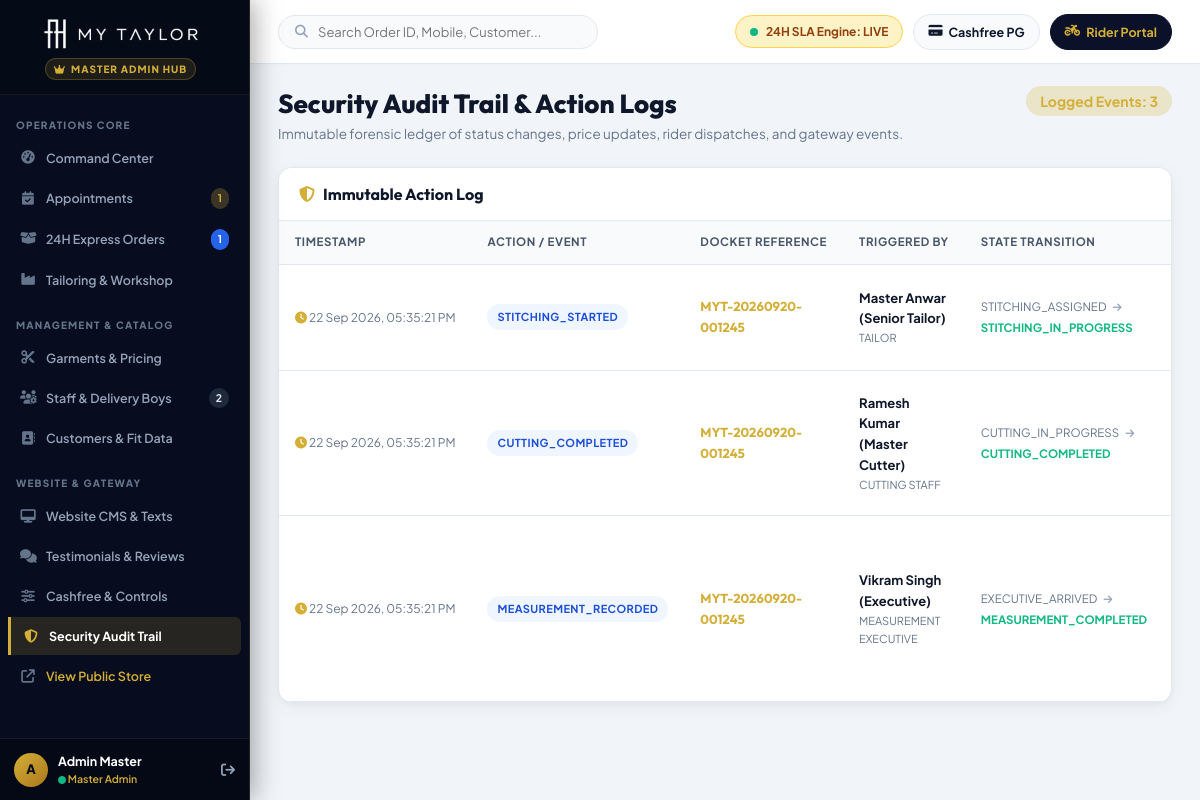
Screenshot of /admin/audit-logs.php with the database file from the repository.
### tables this page shows
CREATE TABLE IF NOT EXISTS `users` (
  `id` INT AUTO_INCREMENT PRIMARY KEY,
  `name` VARCHAR(120) NOT NULL,
  `email` VARCHAR(150) NOT NULL UNIQUE,
  `mobile` VARCHAR(20) NOT NULL UNIQUE,
  `password_hash` VARCHAR(255) NOT NULL,
  `role` ENUM('customer', 'measurement_executive', 'cutting_staff', 'tailor', 'qc_staff', 'packing_staff', 'delivery_executive', 'admin') NOT NULL DEFAULT 'customer',
  `status` ENUM('active', 'inactive', 'suspended') DEFAULT 'active',
  `gender` ENUM('male', 'female', 'other') DEFAULT NULL,
  `profile_image` VARCHAR(255) DEFAULT NULL,
  `created_at` TIMESTAMP DEFAULT CURRENT_TIMESTAMP,
  `updated_at` TIMESTAMP DEFAULT CURRENT_TIMESTAMP ON UPDATE CURRENT_TIMESTAMP
);

CREATE TABLE IF NOT EXISTS `audit_logs` (
  `id` INT AUTO_INCREMENT PRIMARY KEY,
  `order_id` INT DEFAULT NULL,
  `appointment_id` INT DEFAULT NULL,
  `user_id` INT DEFAULT NULL,
  `action` VARCHAR(100) NOT NULL,
  `previous_state` VARCHAR(100) DEFAULT NULL,
  `new_state` VARCHAR(100) DEFAULT NULL,
  `description` TEXT,
  `ip_address` VARCHAR(50) DEFAULT NULL,
  `created_at` TIMESTAMP DEFAULT CURRENT_TIMESTAMP
);

CREATE TABLE IF NOT EXISTS `orders` (
  `id` INT AUTO_INCREMENT PRIMARY KEY,
  `booking_id` VARCHAR(50) NOT NULL UNIQUE,  
  `customer_id` INT NOT NULL,
  `appointment_id` INT DEFAULT NULL,
  `measurement_id` INT DEFAULT NULL,
  `service_id` INT NOT NULL,
  `fabric_source` ENUM('CUSTOMER_PROVIDED', 'MY_TAYLOR_FABRIC') DEFAULT 'MY_TAYLOR_FABRIC',
  `fabric_id` INT DEFAULT NULL,
  `delivery_address_id` INT NOT NULL,
  `priority` ENUM('NORMAL', 'EXPRESS', 'URGENT') DEFAULT 'EXPRESS',
  `is_24h_delivery` TINYINT(1) DEFAULT 1,
  `tailoring_charge` DECIMAL(10, 2) NOT NULL DEFAULT 599.00,
  `fabric_charge` DECIMAL(10, 2) NOT NULL DEFAULT 0.00,
  `measurement_fee` DECIMAL(10, 2) NOT NULL DEFAULT 99.00,
  `express_fee` DECIMAL(10, 2) NOT NULL DEFAULT 199.00,
  `customization_fee` DECIMAL(10, 2) NOT NULL DEFAULT 0.00,
  `discount_amount` DECIMAL(10, 2) NOT NULL DEFAULT 0.00,
  `total_amount` DECIMAL(10, 2) NOT NULL DEFAULT 897.00,
  `payment_method` ENUM('UPI', 'CARD', 'NET_BANKING', 'COD') DEFAULT 'UPI',
  `payment_status` ENUM('PENDING', 'PAID', 'FAILED', 'REFUND_PENDING', 'REFUNDED') DEFAULT 'PAID',
  `order_status` ENUM(
    'ORDER_CREATED',
    'MEASUREMENT_COMPLETED',
    'ORDER_CONFIRMED',
    'FABRIC_READY',
    'CUTTING_ASSIGNED',
    'CUTTING_IN_PROGRESS',
    'CUTTING_COMPLETED',
    'STITCHING_ASSIGNED',
    'STITCHING_IN_PROGRESS',
    'STITCHING_COMPLETED',
    'FINISHING',
    'QUALITY_CHECK',
    'QC_PASSED',
    'PACKING',
    'READY_FOR_DISPATCH',
    'DELIVERY_ASSIGNED',
    'OUT_FOR_DELIVERY',
    'DELIVERED',
    'REWORK',
    'ON_HOLD',
    'CANCELLED'
  ) NOT NULL DEFAULT 'ORDER_CONFIRMED',
  `sla_start_time` DATETIME DEFAULT NULL,
  `sla_deadline` DATETIME DEFAULT NULL,
  `delivered_at` DATETIME DEFAULT NULL,
  `assigned_cutting_id` INT DEFAULT NULL,
  `assigned_tailor_id` INT DEFAULT NULL,
  `assigned_qc_id` INT DEFAULT NULL,
  `assigned_packing_id` INT DEFAULT NULL,
  `assigned_delivery_id` INT DEFAULT NULL,
  `cancellation_reason` VARCHAR(255) DEFAULT NULL,
  `special_instructions` TEXT DEFAULT NULL,
  `created_at` TIMESTAMP DEFAULT CURRENT_TIMESTAMP,
  `updated_at` TIMESTAMP DEFAULT CURRENT_TIMESTAMP ON UPDATE CURRENT_TIMESTAMP,
  FOREIGN KEY (`customer_id`) REFERENCES `users`(`id`) ON DELETE RESTRICT
);

### includes/auth.php (called while the page is built, shortened)
<?php
require_once __DIR__ . '/../config/config.php';
function getCurrentUser() {
    if (isset($_SESSION['myt_user_id'])) {
        return [
            'id'     => $_SESSION['myt_user_id'],
            'name'   => $_SESSION['myt_user_name'] ?? 'User',
            'email'  => $_SESSION['myt_user_email'] ?? '',
            'mobile' => $_SESSION['myt_user_mobile'] ?? '',
            'role'   => $_SESSION['myt_user_role'] ?? 'customer'
        ];
    }
    return null;
}

### config/config.php (called while the page is built, shortened)
<?php
function e($str) {
    return htmlspecialchars((string)$str, ENT_QUOTES, 'UTF-8');
}

### admin/audit-logs.php (the view, shortened to what this page needs)
<?php
require_once __DIR__ . '/includes/admin_header.php';
$logs = $pdo->query("
  SELECT l.*, u.name as user_name, u.role as user_role, o.booking_id
  FROM `audit_logs` l
  LEFT JOIN `users` u ON l.user_id = u.id
  LEFT JOIN `orders` o ON l.order_id = o.id
  ORDER BY l.id DESC LIMIT 100
")->fetchAll();
?>
<div class="admin-header-row">
  <div class="admin-title-area">
    <h1>Security Audit Trail & Action Logs</h1>
    <p>Immutable forensic ledger of status changes, price updates, rider dispatches, and gateway events.</p>
  </div>
  <div>
    <span class="admin-badge-count admin-badge-gold" style="font-size:14px; padding:6px 14px;">Logged Events: <?= count($logs) ?></span>
  </div>
</div>
<div class="admin-card">
  <div class="admin-card-header">
    <h3><i class="fa-solid fa-shield-halved text-gold"></i> Immutable Action Log</h3>
  </div>
  <div class="admin-table-responsive">
    <table class="admin-table">
      <thead>
        <tr>
          <th>Timestamp</th>
          <th>Action / Event</th>
          <th>Docket Reference</th>
          <th>Triggered By</th>
          <th>State Transition</th>
          <th>Description & IP</th>
        </tr>
      </thead>
      <tbody>
        <?php foreach ($logs as $l): ?>
          <tr>
            <td style="white-space:nowrap; color:#64748B; font-size:12px;">
              <i class="fa-solid fa-clock text-gold"></i> <?= date('d M Y, h:i:s A', strtotime($l['created_at'])) ?>
            </td>
            <td>
              <span class="badge-status booked"><?= e($l['action']) ?></span>
            </td>
            <td>
              <strong style="color:var(--admin-gold); font-family:'Outfit'; font-size:13px;">
                <?= e($l['booking_id'] ?? ($l['appointment_id'] ? "APT #{$l['appointment_id']}" : 'Global Settings')) ?>
              </strong>
            </td>
            <td>
              <strong style="font-size:13px; color:#0F172A;"><?= e($l['user_name'] ?? 'System Process') ?></strong>
              <div style="font-size:11px; color:#64748B;"><?= strtoupper(str_replace('_', ' ', $l['user_role'] ?? 'SYSTEM')) ?></div>
            </td>
            <td>
              <?php if ($l['previous_state'] || $l['new_state']): ?>
                <span style="color:#64748B; font-size:11.5px;"><?= e($l['previous_state'] ?: 'NONE') ?></span>
                <i class="fa-solid fa-arrow-right" style="font-size:10px; color:#94A3B8; margin:0 4px;"></i>
                <strong style="color:var(--accent-emerald); font-size:11.5px;"><?= e($l['new_state']) ?></strong>
              <?php else: ?>
                <span style="color:#94A3B8;">—</span>
              <?php endif; ?>
            </td>
            <td>
            </td>
          </tr>
        <?php endforeach; ?>
      </tbody>
    </table>
  </div>
</div>
<?php require_once __DIR__ . '/includes/admin_footer.php'; ?>

### admin/includes/admin_header.php (shortened to what this page needs)
<?php
require_once __DIR__ . '/../../config/config.php';
require_once __DIR__ . '/../../includes/auth.php';
$pdo = getDbConnection();
$currentUser = getCurrentUser();
if (!$currentUser || $currentUser['role'] !== 'admin') {
    $demo = $pdo->query("SELECT * FROM `users` WHERE `role` = 'admin' LIMIT 1")->fetch();
    $currentUser = getCurrentUser();
}
$activeAdminPage = basename($_SERVER['PHP_SELF'], '.php');
$pendingAptCount = (int)$pdo->query("SELECT COUNT(*) FROM `appointments` WHERE `status` IN ('BOOKED', 'EXECUTIVE_ASSIGNED')")->fetchColumn();
$activeOrderCount = (int)$pdo->query("SELECT COUNT(*) FROM `orders` WHERE `order_status` NOT IN ('DELIVERED', 'CANCELLED')")->fetchColumn();
$activeStaffCount = (int)$pdo->query("SELECT COUNT(*) FROM `users` WHERE `role` IN ('delivery_executive', 'measurement_executive') AND `status` = 'active'")->fetchColumn();
?>
<!DOCTYPE html>
<html lang="en">
<head>
  <link rel="stylesheet" href="https://cdnjs.cloudflare.com/ajax/libs/font-awesome/6.4.2/css/all.min.css">
  <link rel="stylesheet" href="<?= APP_URL ?>/assets/css/style.css">
  <link rel="stylesheet" href="<?= APP_URL ?>/assets/css/admin.css">
</head>
<body class="admin-body">
  <aside class="admin-sidebar" id="adminSidebar">
    <div class="admin-sidebar-header">
      <a href="<?= APP_URL ?>/admin/index.php" class="admin-sidebar-brand">
        <img src="<?= APP_URL ?>/logo-white.png" alt="MY TAYLOR Logo" onerror="this.src='<?= APP_URL ?>/logo-tight.png'">
        <div class="admin-brand-info">
          <span><i class="fa-solid fa-crown"></i> Master Admin Hub</span>
        </div>
      </a>
    </div>
    <div class="admin-sidebar-nav">
      <div class="admin-nav-section-label">Operations Core</div>
      <ul class="admin-nav-list">
        <li class="admin-nav-item">
          <a href="<?= APP_URL ?>/admin/index.php" class="admin-nav-link <?= $activeAdminPage === 'index' ? 'active' : '' ?>">
            <i class="fa-solid fa-gauge-high"></i>
            <span>Command Center</span>
          </a>
        </li>
        <li class="admin-nav-item">
          <a href="<?= APP_URL ?>/admin/appointments.php" class="admin-nav-link <?= $activeAdminPage === 'appointments' ? 'active' : '' ?>">
            <i class="fa-solid fa-calendar-check"></i>
            <span>Appointments</span>
            <?php if ($pendingAptCount > 0): ?>
              <span class="admin-badge-count admin-badge-gold"><?= $pendingAptCount ?></span>
            <?php endif; ?>
          </a>
        </li>
        <li class="admin-nav-item">
          <a href="<?= APP_URL ?>/admin/orders.php" class="admin-nav-link <?= $activeAdminPage === 'orders' ? 'active' : '' ?>">
            <i class="fa-solid fa-box-open"></i>
            <span>24H Express Orders</span>
            <?php if ($activeOrderCount > 0): ?>
              <span class="admin-badge-count" style="background:#2563EB; color:#fff;"><?= $activeOrderCount ?></span>
            <?php endif; ?>
          </a>
        </li>
        <li class="admin-nav-item">
          <a href="<?= APP_URL ?>/admin/production.php" class="admin-nav-link <?= $activeAdminPage === 'production' ? 'active' : '' ?>">
            <i class="fa-solid fa-industry"></i>
            <span>Tailoring & Workshop</span>
          </a>
        </li>
      </ul>
      <div class="admin-nav-section-label">Management & Catalog</div>
      <ul class="admin-nav-list">
        <li class="admin-nav-item">
          <a href="<?= APP_URL ?>/admin/services.php" class="admin-nav-link <?= $activeAdminPage === 'services' ? 'active' : '' ?>">
            <i class="fa-solid fa-scissors"></i>
            <span>Garments & Pricing</span>
          </a>
        </li>
        <li class="admin-nav-item">
          <a href="<?= APP_URL ?>/admin/staff.php" class="admin-nav-link <?= $activeAdminPage === 'staff' ? 'active' : '' ?>">
            <i class="fa-solid fa-users-gear"></i>
            <span>Staff & Delivery Boys</span>
            <span class="admin-badge-count"><?= $activeStaffCount ?></span>
          </a>
        </li>
        <li class="admin-nav-item">
          <a href="<?= APP_URL ?>/admin/customers.php" class="admin-nav-link <?= $activeAdminPage === 'customers' ? 'active' : '' ?>">
            <i class="fa-solid fa-address-book"></i>
            <span>Customers & Fit Data</span>
          </a>
        </li>
      </ul>
      <div class="admin-nav-section-label">Website & Gateway</div>
      <ul class="admin-nav-list">
        <li class="admin-nav-item">
          <a href="<?= APP_URL ?>/admin/website-content.php" class="admin-nav-link <?= $activeAdminPage === 'website-content' ? 'active' : '' ?>">
            <i class="fa-solid fa-desktop"></i>
            <span>Website CMS & Texts</span>
          </a>
        </li>
        <li class="admin-nav-item">
          <a href="<?= APP_URL ?>/admin/testimonials.php" class="admin-nav-link <?= $activeAdminPage === 'testimonials' ? 'active' : '' ?>">
            <i class="fa-solid fa-comments"></i>
            <span>Testimonials & Reviews</span>
          </a>
        </li>
        <li class="admin-nav-item">
          <a href="<?= APP_URL ?>/admin/settings.php" class="admin-nav-link <?= $activeAdminPage === 'settings' ? 'active' : '' ?>">
            <i class="fa-solid fa-sliders"></i>
            <span>Cashfree & Controls</span>
          </a>
        </li>
        <li class="admin-nav-item">
          <a href="<?= APP_URL ?>/admin/audit-logs.php" class="admin-nav-link <?= $activeAdminPage === 'audit-logs' ? 'active' : '' ?>">
            <i class="fa-solid fa-shield-halved"></i>
            <span>Security Audit Trail</span>
          </a>
        </li>
        <li class="admin-nav-item">
          <a href="<?= APP_URL ?>/index.php" target="_blank" class="admin-nav-link" style="color:var(--admin-gold);">
            <i class="fa-solid fa-arrow-up-right-from-square"></i>
            <span>View Public Store</span>
          </a>
        </li>
      </ul>
    </div>
    <div class="admin-sidebar-footer">
      <div class="admin-user-card">
        <div class="admin-avatar">
          <?= strtoupper(substr($currentUser['name'] ?? 'A', 0, 1)) ?>
        </div>
        <div class="admin-user-details">
          <div class="admin-user-name"><?= e($currentUser['name'] ?? 'Super Admin') ?></div>
          <div class="admin-user-role"><i class="fa-solid fa-circle" style="color:#10B981; font-size:8px;"></i> Master Admin</div>
        </div>
        <a href="<?= APP_URL ?>/logout.php" title="Logout" style="color:#94A3B8; font-size:14px; text-decoration:none;">
          <i class="fa-solid fa-arrow-right-from-bracket"></i>
        </a>
      </div>
    </div>
  </aside>
  <div class="admin-main">
    <header class="admin-topbar">
      <div class="admin-topbar-left">
        <div class="admin-search-wrapper">
          <i class="fa-solid fa-magnifying-glass"></i>
          <input type="text" placeholder="Search Order ID, Mobile, Customer..." id="adminGlobalSearch" autocomplete="off">
        </div>
      </div>
      <div class="admin-topbar-actions">
        <div class="admin-live-sla-badge" title="24H SLA Dispatch Engine is Active">
          <span class="admin-live-pulse"></span>
          <span class="sla-text-desktop">24H SLA Engine: <strong>LIVE</strong></span>
        </div>
        <a href="<?= APP_URL ?>/admin/settings.php" class="admin-topbar-btn" title="Payment Gateway Settings">
          <i class="fa-solid fa-credit-card"></i>
          <span class="btn-text">Cashfree PG</span>
        </a>
        <a href="<?= APP_URL ?>/portal/delivery.php" target="_blank" class="admin-topbar-btn admin-topbar-btn-primary" title="Rider Dispatch Portal">
          <i class="fa-solid fa-motorcycle"></i>
          <span class="btn-text">Rider Portal</span>
        </a>
      </div>
    </header>
    <main class="admin-content">

### assets/css/style.css (style rules this page uses)
:root { --font-primary: 'Plus Jakarta Sans', -apple-system, BlinkMacSystemFont, sans-serif; --font-heading: 'Outfit', sans-serif; --font-luxury: 'Playfair Display', Georgia, serif; --bg-primary: #070D1E; --bg-secondary: #0E172F; --bg-card: #141F3C; --bg-card-hover: #1A284D; --bg-light: #F8FAFC; --bg-light-card: #FFFFFF; --text-main: #0F172A; --text-muted: #64748B; --text-light: #F1F5F9; --text-light-muted: #94A3B8; --gold-primary: #D4AF37; --gold-hover: #B89628; --gold-light: #F7E7CE; --gold-gradient: linear-gradient(135deg, #D4AF37 0%, #F3E5AB 50%, #AA771C 100%); --gold-glow: 0 0 25px rgba(212, 175, 55, 0.35); --accent-blue: #2563EB; --accent-cyan: #06B6D4; --accent-emerald: #10B981; --accent-amber: #F59E0B; --accent-rose: #EF4444; --accent-purple: #8B5CF6; --border-dark: rgba(212, 175, 55, 0.2); --border-subtle: rgba(255, 255, 255, 0.08); --border-light: #E2E8F0; --radius-sm: 8px; --radius-md: 14px; --radius-lg: 20px; --radius-full: 9999px; --shadow-sm: 0 2px 4px rgba(0, 0, 0, 0.05); --shadow-md: 0 10px 25px -5px rgba(0, 0, 0, 0.1), 0 8px 10px -6px rgba(0, 0, 0, 0.1); --shadow-lg: 0 20px 35px -5px rgba(0, 0, 0, 0.25); --shadow-gold: 0 10px 30px rgba(212, 175, 55, 0.25); --transition: all 0.25s cubic-bezier(0.4, 0, 0.2, 1); }
* { margin: 0; padding: 0; box-sizing: border-box; }
html { scroll-behavior: smooth; overflow-x: hidden; max-width: 100vw; }
body { font-family: var(--font-primary); background-color: var(--bg-light); color: var(--text-main); line-height: 1.6; -webkit-font-smoothing: antialiased; overflow-x: hidden; width: 100%; max-width: 100vw; }
h1, h2, h3, h4, h5, h6 { font-family: var(--font-heading); font-weight: 700; color: inherit; line-height: 1.25; }
.text-gold { color: var(--gold-primary) !important; }
.badge-status { display: inline-flex; align-items: center; padding: 4px 10px; border-radius: 6px; font-size: 11px; font-weight: 700; text-transform: uppercase; }

### rows the page displays
users: name "A", name "Admin Master"
audit_logs: created_at "22 Sep 2026, 05:35:21 PM", action "STITCHING_STARTED", order.booking_id "MYT-20260920-001245", user.name "Master Anwar (Senior Tailor)", user.role "TAILOR", previous_state "STITCHING_ASSIGNED", new_state "STITCHING_IN_PROGRESS"
audit_logs: created_at "22 Sep 2026, 05:35:21 PM", action "CUTTING_COMPLETED", order.booking_id "MYT-20260920-001245", user.name "Ramesh Kumar (Master Cutter)", user.role "CUTTING STAFF", previous_state "CUTTING_IN_PROGRESS", new_state "CUTTING_COMPLETED"
audit_logs: created_at "22 Sep 2026, 05:35:21 PM", action "MEASUREMENT_RECORDED", order.booking_id "MYT-20260920-001245", user.name "Vikram Singh (Executive)", user.role "MEASUREMENT EXECUTIVE", previous_state "EXECUTIVE_ARRIVED", new_state "MEASUREMENT_COMPLETED"

### other values shown
$pendingAptCount "1"
$activeOrderCount "1"
$activeStaffCount "2"
count($logs) "3"
